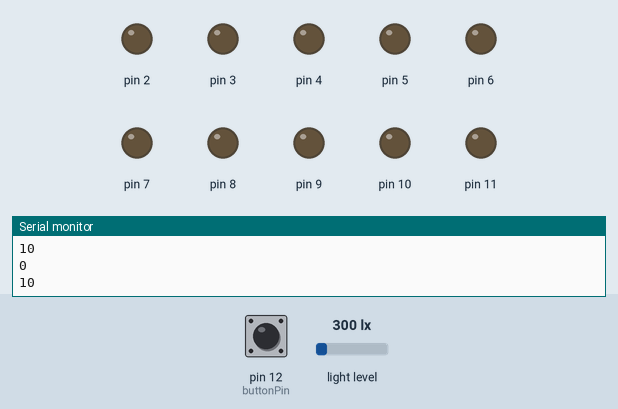
The sketch below on a simulated Arduino Uno, built with avr-gcc and run on an emulated ATmega328P. Shown: output pins drawn as LEDs (lit = HIGH), the last lines printed to the serial monitor. The inputs (shaded band) are chosen by the test bench; at power-on: light level 300 lx, pin 12 (buttonPin) LOW.

Above: at 1.2 s.
1.3 s: light level set to 284 lx
At 2.1 s:
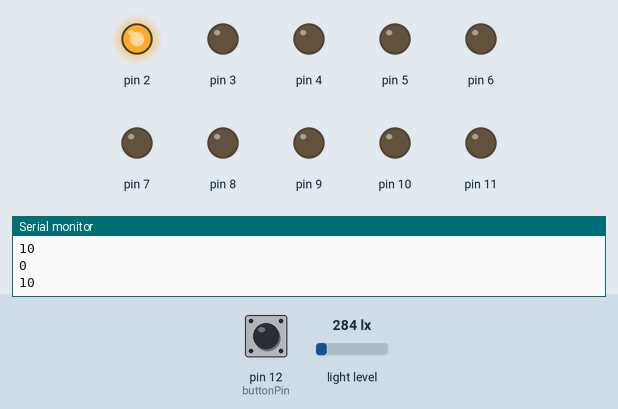
2.8 s: light level set to 249 lx
At 3.6 s:
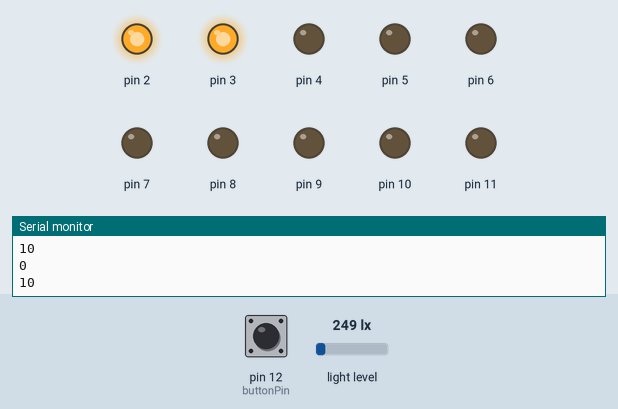
4.3 s: light level set to 224 lx
At 5.2 s:
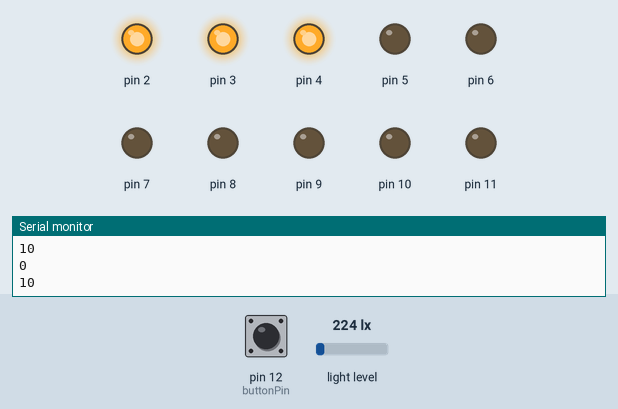
5.8 s: light level set to 40 lx
At 6.6 s:
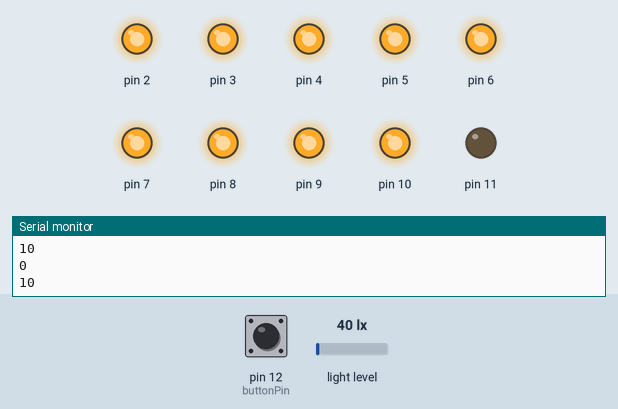
7.3 s: pin 12 (buttonPin) pulled HIGH for 0.15 s
At 9.3 s:
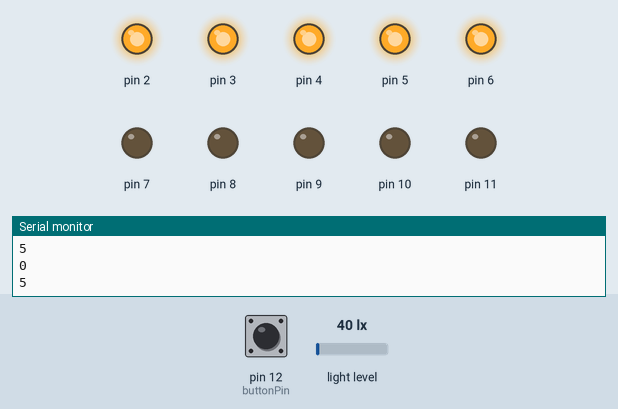
9.6 s: pin 12 (buttonPin) pulled HIGH for 1 s
At 10.6 s:
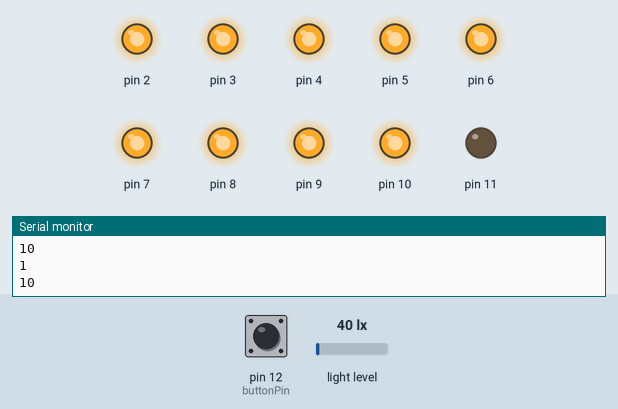
Timing chart, 0 to 12.8 s (numbered marks = the images above; inputs shaded):
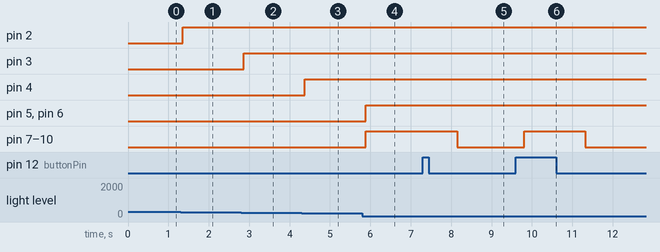

Measured:
- the behaviour switches between 300 and 299 lx on light level (found by bisection; images 0 and 1)
- the behaviour switches between 270 and 269 lx on light level (found by bisection; images 1 and 2)
- the behaviour switches between 241 and 240 lx on light level (found by bisection; images 2 and 3)
- after the input at 1.3 s, pin 2: LOW → HIGH after 0.06 s
- after the input at 2.8 s, pin 3: LOW → HIGH after 0.07 s
- after the input at 4.3 s, pin 4: LOW → HIGH after 0.08 s
- after the input at 5.8 s, pin 5–10: LOW → HIGH after 0.09 s
- after the input at 7.3 s, pin 7–10: HIGH → LOW after 0.85 s
- after the input at 9.6 s, pin 7–10: LOW → HIGH after 0.22 s, → LOW 1.5 s later

The sketch:

Task_7.ino
```cpp
#include <Wire.h>
#include <BH1750.h>
//SCL brown A5
//SDA orange A4
BH1750 lightMeter;
int buttonPin = 12;
int maxLED = 10;
int buttonState;
int previousbuttonState = LOW;
unsigned long starttime = 0;
unsigned long endtime = 0 ;
long debounceDelay = 700;
int buttoncount = 0;

void HandleFullPowerMode(int MAXPin)
{
  for (int i = 2; i <= MAXPin; i++)
  {
    digitalWrite(i, HIGH);
  }
  for (int i = MAXPin + 1; i <= 11; i++)
  {
    digitalWrite(i, LOW);
  }
}

void HandleSavePowerMode(int MAXPin)
{
  for (int i = 2; i <= MAXPin; i++)
  {
    digitalWrite(i, HIGH);
  }
  for (int i = MAXPin + 1; i <= 6; i++)
  {
    digitalWrite(i, LOW);
  }
  for (int i = 7; i <= 11; i++) // from 6th light to 11th light will always OFF
  {
    digitalWrite(i, LOW);
  }
}

void turnOFFlights(int maxlights, float value) //turn off a number of light base on sensor value
{
  if (value > 300) // if value too high -> reduce to max value that in the map's range
  {
    value = 300;
  }
  int LedNumOFF = map(value, 0, 300, 0, maxlights); // tính số đèn sẽ tắt trong 1 chế độ bất kỳ
  int LedNumON = maxlights - LedNumOFF; // tính số đèn sẽ bật trong 1 chế độ bất kỳ
  int maxPin = LedNumON + 1; // tính mã PIN cao nhất được phép bật trong mỗi chế độ
  switch (maxlights)
  {
    case 5:
      HandleSavePowerMode(maxPin);
      break;
    case 10:
      HandleFullPowerMode(maxPin);
      break;
    default:
      break;
  }
}

void setup()
{
  Serial.begin(9600);
  Wire.begin();
  lightMeter.begin();
  for (int i = 2; i <= 11; i++)
  {
    pinMode(i,OUTPUT);
  }
  pinMode(buttonPin,INPUT);
}

void Checkbuttoncount(int count)
{
  switch(buttoncount){
    case 1:
      maxLED = 5;
      break;
    case 2:
      maxLED = 10;
      break;
    default:
      break;
  }
  buttoncount = 0;
  previousbuttonState = LOW;
}

void loop()
{
  buttonState = digitalRead(buttonPin);
  Serial.println(buttonState);
  if ((millis() - starttime) > debounceDelay) // Time multiclicks expired -> 1 click
  {
    Checkbuttoncount(buttoncount);
  }
  if(buttonState == HIGH && previousbuttonState == LOW) // first click
  {
    buttoncount++;
    previousbuttonState = HIGH;
    starttime = millis();
  }
  else if (buttonState == HIGH && previousbuttonState == HIGH) // click 2 times
  {
    buttoncount++;
    Checkbuttoncount(buttoncount);
  }


  //TurnMaxlights();

  float lux = lightMeter.readLightLevel();
  turnOFFlights(maxLED, lux);
  Serial.println(maxLED);

  delay(150);
}
```
